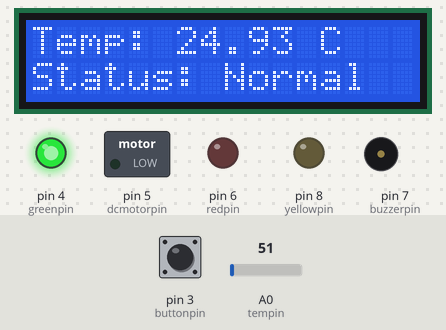
Bench run of a sketch on a simulated Arduino Uno, built with avr-gcc and run on an emulated ATmega328P. Shown: 16×2 character LCD, switched loads named in the sketch (green lamp = pin HIGH), output pins drawn as LEDs (lit = HIGH), buzzer (waves = sounding, pin HIGH). The test bench sets the inputs (shaded band); at power-on: A0 (tempin) = 51, pin 3 (buttonpin) LOW. What the sketch prints to the serial monitor is not drawn.

Above: at 1.7 s.
1.8 s: A0 (tempin) set to 117
At 2.5 s:
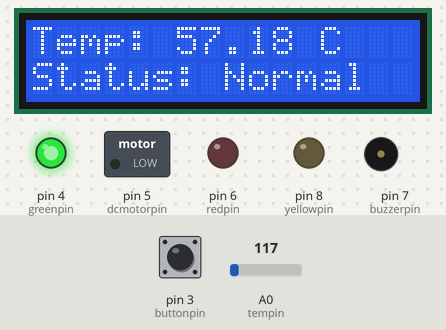
3.5 s: A0 (tempin) set to 133
At 4.2 s:
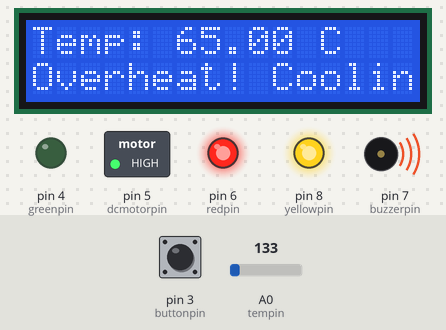
5.1 s: A0 (tempin) set to 112
At 19.1 s:
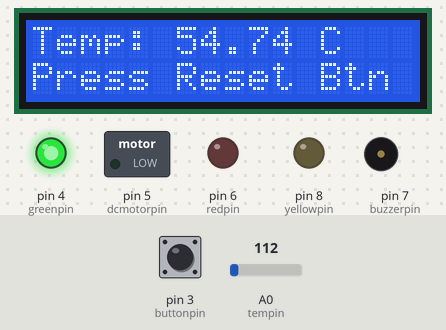
Timing chart, 0 to 20.1 s (numbered marks = the images above; inputs shaded):
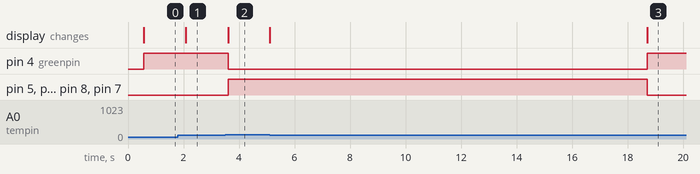

The sketch:

smart_industrial_overheat_protection_system1.ino
```cpp
#include <LiquidCrystal.h>
LiquidCrystal lcd(9, 10, 11, 12, 13, 2);
const int tempin = A0;

const int greenpin = 4;
const int redpin = 6;
const int yellowpin = 8;
const int buzzerpin = 7;
const int buttonpin = 3;
const int dcmotorpin = 5;

bool cooling = false;
bool systemlock = false;
unsigned long countdowntime = 0;

void setup(){
  Serial.begin(9600);
  lcd.begin(16,2);
  lcd.print("System Starting...");
  delay(500);
  lcd.clear();

   pinMode(greenpin,OUTPUT);
   pinMode(redpin,OUTPUT);
   pinMode(yellowpin,OUTPUT);
   pinMode(buzzerpin,OUTPUT);
   pinMode(INPUT_PULLUP,INPUT);
   pinMode(dcmotorpin,OUTPUT);
}
void loop(){
    int raw = analogRead(tempin);
    float voltage = raw * (5.0/1023.0);
    float temp = voltage * 100;

  Serial.print("TEMP :");
  Serial.print(temp);
  Serial.println("c");

   lcd.setCursor(0, 0);
   lcd.print("Temp: ");
    lcd.print(temp);
    lcd.print(" C  ");

  if (temp <60 && !cooling && !systemlock){
      lcd.setCursor(0, 1);
      lcd.print("Status: Normal   ");

   digitalWrite(greenpin,HIGH);
   digitalWrite(redpin,LOW);
   digitalWrite(yellowpin,LOW);
   digitalWrite(buzzerpin,LOW);
   digitalWrite(dcmotorpin,LOW);
  }
   if (temp >= 60 && !cooling ){
      lcd.setCursor(0, 1);
     lcd.print("Overheat! Cooling");

    cooling = true;
    systemlock = true;
    countdowntime = millis();
   digitalWrite(greenpin,LOW);
   digitalWrite(redpin,HIGH);
   digitalWrite(yellowpin,HIGH);
   digitalWrite(buzzerpin,HIGH);
     digitalWrite(dcmotorpin,HIGH);
   }
  if (cooling && millis()-countdowntime >=15000){
    digitalWrite(buzzerpin,LOW);
      lcd.setCursor(0, 1);
  lcd.print("Press Reset Btn  ");

    if(digitalRead(buttonpin)==LOW){
    cooling = false;
      systemlock == false;

   digitalWrite(greenpin,HIGH);
   digitalWrite(redpin,LOW);
   digitalWrite(yellowpin,LOW);
   digitalWrite(buzzerpin,LOW);
   digitalWrite(dcmotorpin,LOW);

      Serial.println(" System reset by operator.");
      delay(500);
    }
    else {
      Serial.println(" Waiting for reset button...");
    }
  }
  delay(500);
}
```

Measured:
- the behaviour switches between 122 and 123 on A0 (tempin) (found by bisection; images 1 and 2)
- after the input at 1.8 s, the display: changes after 0.29 s (image 1)
- after the input at 3.5 s, pin 4 (greenpin): HIGH → LOW after 0.11 s; pin 5 (dcmotorpin), pin 6 (redpin), pin 8 (yellowpin), pin 7 (buzzerpin): LOW → HIGH after 0.11 s; the display: changes after 0.11 s (image 2)
- after the input at 5.1 s, pin 4 (greenpin): goes on until 18.7 s, then stays HIGH; pin 5 (dcmotorpin), pin 6 (redpin), pin 8 (yellowpin), pin 7 (buzzerpin): goes on until 18.7 s, then stays LOW; the display: first changes at once (image 3 shows a later state)
